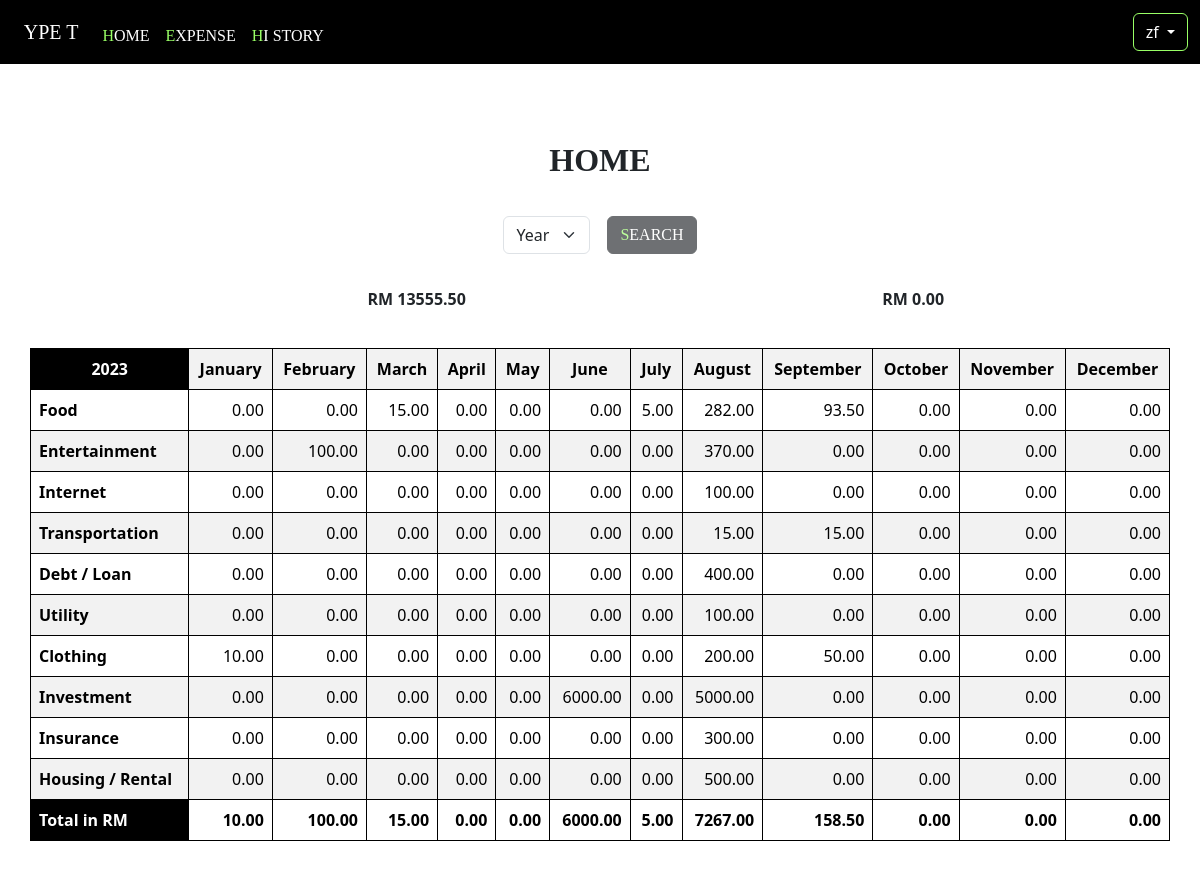
Page / (signed in) on the committed database.
### tables this page shows
CREATE TABLE months (id INTEGER PRIMARY KEY NOT NULL, month TEXT NOT NULL);

### app.py (the view)
@app.route("/", methods=["GET", "POST"])
@login_required
def home():
    today = date.today()
    month = today.month
    months = monthlist()
    data = db.execute("SELECT DISTINCT year FROM expenses WHERE account = ?", session["user_id"])
    years = []
    for row in data:
        years.append(row["year"])
    if request.method == "POST":
        year = request.form.get("year")
        yeardata = year_data(session["user_id"], year)
        yeartotal = year_total(yeardata)
        types = typelist(session["user_id"], year)
        data = month_total(session["user_id"], year, types)
        return render_template("home.html", username=name, yeardata=yeardata, monthdata=data[0], year=year, month=month,
                               years=years, months=months, types=types, sign=sign, yeartotal=yeartotal, monthtotal=data[1])
    else:
        year = today.year
        yeardata = year_data(session["user_id"], year)
        yeartotal = year_total(yeardata)
        types = typelist(session["user_id"], year)
        data = month_total(session["user_id"], year, types)
        return render_template("home.html", username=name, yeardata=yeardata, monthdata=data[0], year=year, month=month,
                               years=years, months=months, types=types, sign=sign, yeartotal=yeartotal, monthtotal=data[1])

### app.py (called while the page is built)
@app.after_request
def after_request(response):
    response.headers["Cache-Control"] = "no-cache, no-store, must-revalidate"
    response.headers["Expires"] = 0
    response.headers["Pragma"] = "no-cache"
    return response

### helpers.py (called while the page is built)
def login_required(f):
    @wraps(f)
    def decorated_function(*args, **kwargs):
        if session.get("user_id") is None:
            return redirect("/login")
        return f(*args, **kwargs)
    return decorated_function

def monthlist():
    return db.execute("SELECT * FROM months")

def typelist(accountid, year):
    data = db.execute("SELECT DISTINCT type FROM expenses WHERE account = ? AND year = ?", accountid, year)
    types = []
    for row in data:
        types.append(row["type"])
    return types

def year_data(accountid, year):
    yeardata = []
    for i in range(1, 13):
        amount = db.execute("SELECT SUM(amount) FROM expenses WHERE account = ? AND year = ? AND month = ?",
                            accountid, year, i)[0]["SUM(amount)"]
        if amount == None:
            yeardata.append(0)
        else:
            yeardata.append(amount)
    return yeardata

def month_data(accountid, year, month, types):
    monthdata = []
    for type in types:
        amount = db.execute("SELECT SUM(amount) FROM expenses WHERE account = ? AND year = ? AND month = ? AND type = ?",
                            accountid, year, month, type)[0]["SUM(amount)"]
        if amount == None:
            monthdata.append(0)
        else:
            monthdata.append(amount)
    return monthdata

def year_total(yeardata):
    yeartotal = 0
    for i in range(len(yeardata)):
        yeartotal += yeardata[i]
    return yeartotal

def month_total(accountid, year, types):
    monthdata = {}
    monthtotal = []
    length = len(types)
    for i in range(1, 13):
        data = month_data(accountid, year, i, types)
        monthdata[i] = data
        total = 0
        for j in range(length):
            total += data[j]
        monthtotal.append(total)
    return [monthdata, monthtotal]

### templates/home.html (shortened to what this page needs)
{% extends "layout.html" %}
{% block name %}
    {{ username }}
{% endblock %}
{% block body %}
    <div class="header anurati mt6">HOME</div>
    <form action="/" method="POST">
        <table class="expense mt-3">
            <tr>
                <td>
                    <select class="form-select" id="year" name="year" autocomplete="off">
                        <option disabled selected value="">Year</option>
                    </select>
                </td>
                <td class="text-center"><button class="btn btn-dark anurati" disabled id="filter" type="submit"><span class="firstchar">S</span>EARCH</button></td>
            </tr>
        </table>
    </form>
    <table class="container mt-3">
        <tr>
            <td>
                <div class="text-center textchart1"><b>{{ sign }} {{ "%.2f" | format(yeartotal) }}</b></div>
            </td>
            <td>
                <div class="text-center textchart2"><b>{{ sign }} {{ "%.2f" | format(monthtotal[month-1]) }}</b></div>
            </td>
        </tr>
    </table>
    <table class="container table table-striped border-thin-black mt3 mb3">
        <tr>
            <td class="borderR-thin-black text-center bgb-tw"><b>{{ year }}</b></td>
            {% for row in months %}
                <td class="borderR-thin-black text-center"><b>{{ row.month }}</b></td>
            {% endfor %}
        </tr>
        {% for i in range(types | length) %}
            <tr>
                <td class="borderR-thin-black"><b>{{ types[i] }}</b></td>
                {% for month in monthdata %}
                    <td class="borderR-thin-black text-end">{{ "%.2f" | format(monthdata[month][i]) }}</td>
                {% endfor %}
            </tr>
        {% endfor %}
        <tr>
            <td class="borderR-thin-black bgb-tw"><b>Total in {{ sign }}</b></td>
            {% for row in monthtotal %}
                <td class="borderR-thin-black text-end"><b>{{ "%.2f" | format(row) }}</b></td>
            {% endfor %}
        </tr>
    </table>
{% endblock %}

### templates/layout.html (shortened to what this page needs)
<!DOCType html>
<html lang="en">
    <head>
        <link href="https://cdn.jsdelivr.net/npm/bootstrap@5.3.1/dist/css/bootstrap.min.css" rel="stylesheet">
        <link href="/static/styles.css" rel="stylesheet">
        <link href="/static/layout.css" rel="stylesheet">
    </head>
    <body>
        <nav class="navbar navbar-expand-md navbar-dark sticky-top">
            <div class="container-fluid">
                <span class="navbar-brand anurati">YPE T</span>
                <div class="collapse navbar-collapse" id="navbar">
                    <ul class="navbar-nav me-auto mt-2">
                        <li class="nav-item anurati"><a class="nav-link" href="/"><span class="firstchar">H</span>OME</a></li>
                        <li class="nav-item anurati"><a class="nav-link" href="/expense"><span class="firstchar">E</span>XPENSE</a></li>
                        <li class="nav-item anurati"><a class="nav-link" href="/history"><span class="firstchar">H</span>I STORY</a></li>
                    </ul>
                    <ul class="navbar-nav ms-auto">
                        <div class="btn-group">
                            <button type="button" class="btn btn-secondary dropdown-toggle" data-bs-toggle="dropdown" aria-expanded="false">
                                {% block name %}{% endblock %}
                            </button>
                        </div>
                    </ul>
                </div>
            </div>
        </nav>
        {% block body %}{% endblock %}
    </body>
</html>

### static/styles.css (style rules this page uses)
.anurati { font-family: Anurati; }
.firstchar { color: #99ff66; }
ul { list-style-type: none; padding-left: 0; }

### static/layout.css (style rules this page uses)
.navbar { background-color: black; }
.navbar-brand { color: white; padding-left: 1%; }
.btn-secondary { background-color: transparent; border-color: #99ff66; }
.header { text-align: center; font-weight: bold; font-size: 200%; }
.table { margin-bottom: 0; }
.mt3 { margin-top: 3%; }
.mb3 { margin-bottom: 3%; }
.mt6 { margin-top: 6%; }
.expense { margin: auto; border-spacing: 15px; border-collapse: separate; }
.textchart1 { margin-left: 11%; }
.textchart2 { margin-right: 16%; }
.border-thin-black { border: 1px solid black; }
.borderR-thin-black { border-right: 1px solid black; }
.bgb-tw { background-color: black !important; color: white !important; }
a { color: white !important; }

### rows in the picture
months: month "January"
months: month "February"
months: month "March"
months: month "April"
months: month "May"
months: month "June"
months: month "July"
months: month "August"
months: month "September"
months: month "October"
months: month "November"
months: month "December"

### other values in the picture
{{ username }} "zf"
{{ sign }} "RM"
{{ "%.2f" | format(yeartotal) }} "13555.50"
{{ "%.2f" | format(monthtotal[month-1]) }} "0.00"
{{ year }} "2023"
{{ types[i] }} "Food" "Entertainment" "Internet" "Transportation" "Debt / Loan" "Utility" "Clothing" "Investment" "Insurance" "Housing / Rental"
{{ "%.2f" | format(monthdata[month][i]) }} "0.00" "0.00" "15.00" "0.00" "0.00" "0.00" "5.00" "282.00" "93.50" "0.00" "0.00" "0.00" "0.00" "100.00" "0.00" "0.00" "0.00" "0.00" "0.00" "370.00" "0.00" "0.00" "0.00" "0.00" "0.00" "0.00" "0.00" "0.00" "0.00" "0.00" "0.00" "100.00" "0.00" "0.00" "0.00" "0.00" "0.00" "0.00" "0.00" "0.00" "0.00" "0.00" "0.00" "15.00" "15.00" "0.00" "0.00" "0.00" "0.00" "0.00" "0.00" "0.00" "0.00" "0.00" "0.00" "400.00" "0.00" "0.00" "0.00" "0.00" "0.00" "0.00" "0.00" "0.00" "0.00" "0.00" "0.00" "100.00" "0.00" "0.00" "0.00" "0.00" "10.00" "0.00" "0.00" "0.00" "0.00" "0.00" "0.00" "200.00" "50.00" "0.00" "0.00" "0.00" "0.00" "0.00" "0.00" "0.00" "0.00" "6000.00" "0.00" "5000.00" "0.00" "0.00" "0.00" "0.00" "0.00" "0.00" "0.00" "0.00" "0.00" "0.00" "0.00" "300.00" "0.00" "0.00" "0.00" "0.00" "0.00" "0.00" "0.00" "0.00" "0.00" "0.00" "0.00" "500.00" "0.00" "0.00" "0.00" "0.00"
{{ "%.2f" | format(row) }} "10.00" "100.00" "15.00" "0.00" "0.00" "6000.00" "5.00" "7267.00" "158.50" "0.00" "0.00" "0.00"
